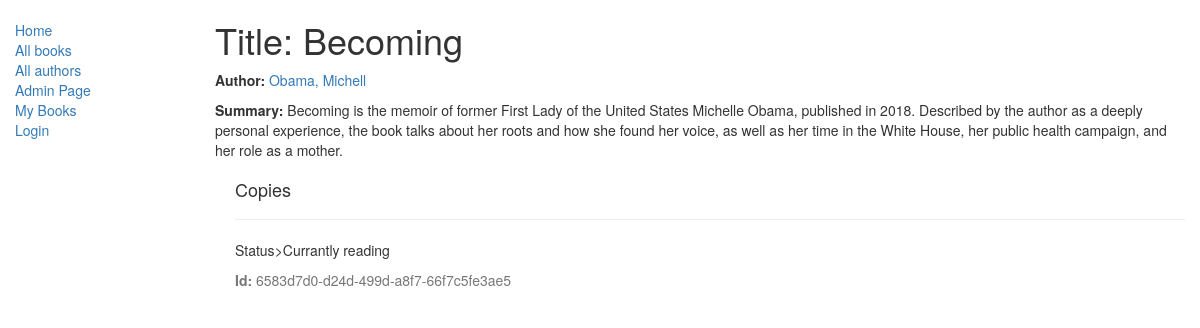
Page /app1/book/2 on the committed database.
### app1/models.py (models this page shows, shortened)
class Book(models.Model):
    title = models.CharField(max_length=200)
    author = models.ForeignKey('Author', on_delete=models.SET_NULL, null=True)
    summary = models.TextField(max_length=1000, help_text="Enter a brief description of the book")

class Author(models.Model):
    first_name = models.CharField(max_length=100)
    last_name = models.CharField(max_length=100)
    def __str__(self):
        return '%s, %s' % (self.last_name, self.first_name)

class BookInstance(models.Model):
    id = models.UUIDField(primary_key=True, default=uuid.uuid4, help_text="Unique ID for this particular book across whole library")
    book = models.ForeignKey('Book', on_delete=models.SET_NULL, null=True)
    LOAN_STATUS = (
        ('W', 'Want to read'),
        ('R', 'Read'),
        ('C', 'Currantly reading')
    )
    status = models.CharField(max_length=1, choices=LOAN_STATUS, blank=True)
    reader = models.ForeignKey(User, on_delete=models.SET_NULL, null=True, blank=True)

### app1/views.py (the view)
# urls.py: re_path(r'^book/(?P<pk>\d+)$', views.BookDetailView.as_view(), name='book-detail'),
class BookDetailView(generic.DetailView):
    model = models.Book
    template_name='app1/book_detail.html'

### app1/templates/app1/book_detail.html
{% extends "app1/base_generic.html" %}
{% block content %}
  <h1>Title: {{ book.title }}</h1>
  <p><strong>Author:</strong> <a href="">{{ book.author }}</a></p>
  <p><strong>Summary:</strong> {{ book.summary }}</p>
  <div style="margin-left:20px;margin-top:20px">
    <h4>Copies</h4>
    {% for copy in book.bookinstance_set.all %}
    <hr>
    <p class=<strong>Status</strong>>{{ copy.get_status_display }}</p>
    <p class="text-muted"><strong>Id:</strong> {{copy.id}}</p>
    {% endfor %}
  </div>
{% endblock %}

### rows in the picture
Book: title "Becoming", author "Obama, Michell", summary "Becoming is the memoir of former First Lady of the United States Michelle Obama, published in 2018. Described by the author as a deeply personal experience, the book talks about her roots and how she found her voice, as well as her time in the White House, her public health campaign, and her role as a mother."
BookInstance: status "Currantly reading", id "6583d7d0-d24d-499d-a8f7-66f7c5fe3ae5"
